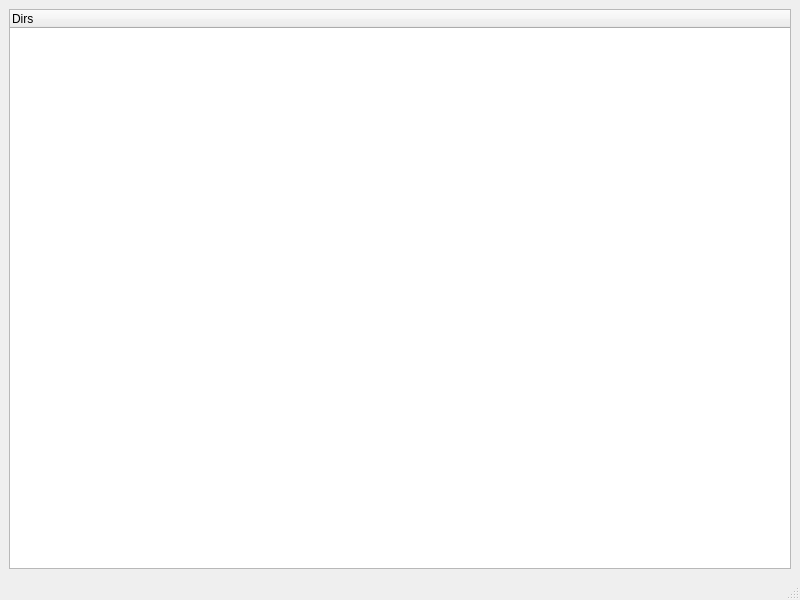
<?xml version="1.0" encoding="UTF-8"?>
<ui version="4.0">
 <class>MainWindow</class>
 <widget class="QMainWindow" name="MainWindow">
  <property name="geometry">
   <rect>
    <x>0</x>
    <y>0</y>
    <width>800</width>
    <height>600</height>
   </rect>
  </property>
  <property name="windowTitle">
   <string>MainWindow</string>
  </property>
  <widget class="QWidget" name="centralwidget">
   <layout class="QGridLayout" name="gridLayout">
    <item row="0" column="0">
     <widget class="QTreeWidget" name="treeWidget">
      <column>
       <property name="text">
        <string>Dirs</string>
       </property>
      </column>
     </widget>
    </item>
   </layout>
  </widget>
  <widget class="QStatusBar" name="statusbar"/>
 </widget>
 <resources/>
 <connections/>
</ui>
